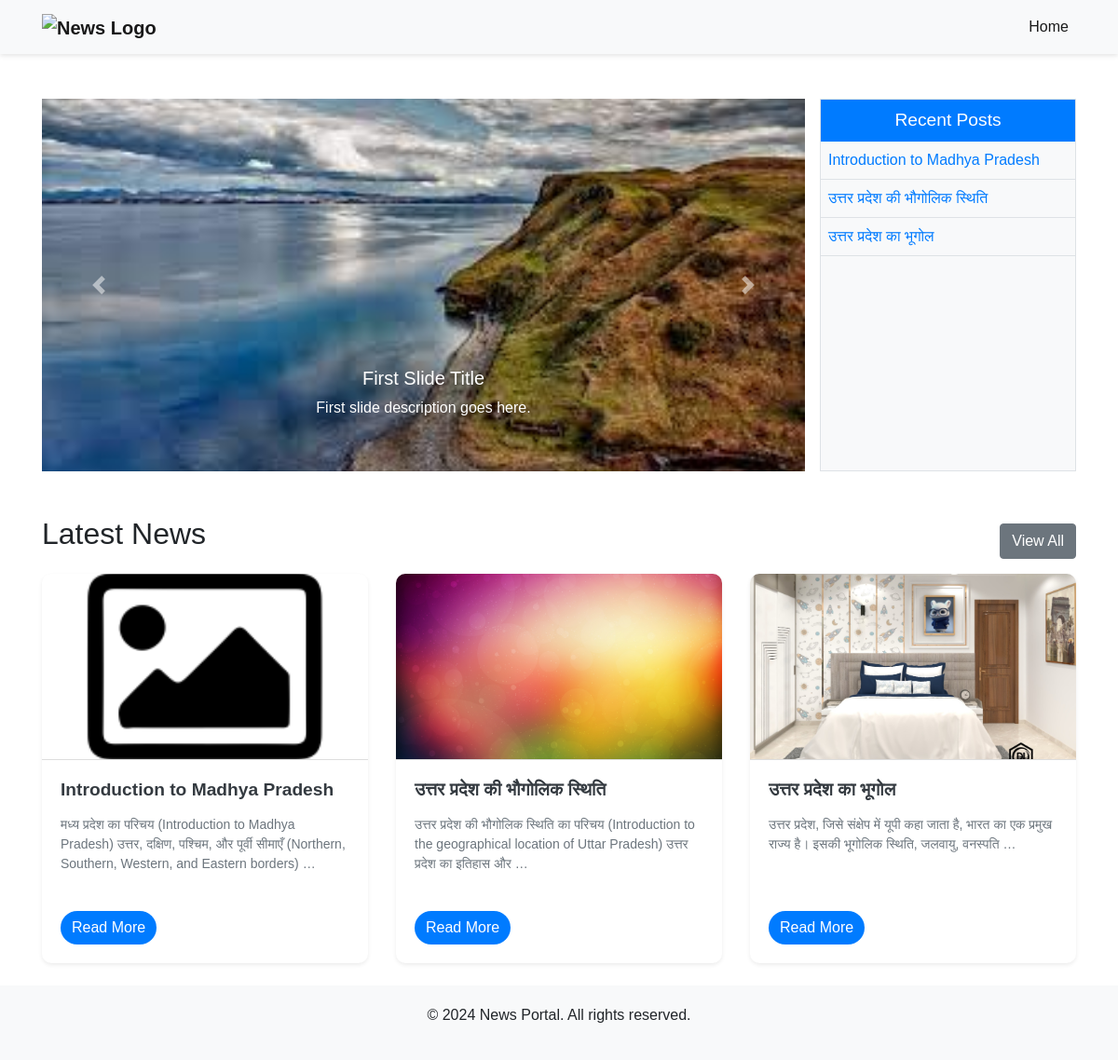
The page / on the database its author committed.
### news/models.py (models this page shows, shortened)
class News(models.Model):
    title = models.CharField(max_length=255)
    slug = models.SlugField(unique=True, blank=True)
    content = models.TextField()
    content1=RichTextField(null=True, blank=True)
    content_link = models.CharField(null=True, max_length=255, blank=True)
    content_link1 = models.CharField(null=True, max_length=255, blank=True)
    image = models.ImageField(upload_to='images/', null=True, blank=True)
    video = models.FileField(upload_to='videos/', null=True, blank=True)
    audio = models.FileField(upload_to='audios/', null=True, blank=True)
    created_at = models.DateTimeField(auto_now_add=True)
    def get_absolute_url(self):
        return reverse('news_detail', kwargs={'slug': self.slug})

### news/views.py (the view)
# urls.py: path('', views.news_list, name='news_list'),
def news_list(request):
    recent_posts = News.objects.order_by('-created_at')[:5]
    news = News.objects.all().order_by('-created_at')
    return render(request, 'news/news_list.html', {'news': news,'recent_posts': recent_posts})

### news/templates/news/news_list.html (shortened to what this page needs)
{% extends "news/base.html" %}
{% load static %}
{% block content %}
<div class="container mt-5">
    <div class="d-flex justify-content-between align-items-center mb-3">
        <h2>Latest News</h2>
        <a href="{% url 'all_list' %}" class="btn btn-secondary ml-auto">View All</a>
    </div>
    <div class="row">
        {% for item in news|slice:":6" %}
            <div class="col-md-4 d-flex align-items-stretch">
                <div class="card mb-4 shadow-sm">
                    {% if item.image %}
                        <img src="{{ item.image.url }}" class="card-img-top" alt="{{ item.title }}">
                    {% else %}
                        <img src="{% static 'default.png' %}" class="card-img-top" alt="Default image">
                    {% endif %}
                    <div class="card-body d-flex flex-column">
                        <h5 class="card-title">{{ item.title }}</h5>
                        <p class="card-text">{{ item.content|safe|truncatewords:20 }}</p>
                        <div class="mt-auto">
                            <a href="{% url 'news_detail' item.slug %}" class="btn btn-primary">Read More</a>
                        </div>
                    </div>
                </div>
            </div>
        {% endfor %}
    </div>
</div>
{% endblock content %}
{% block carousel %}
<div class="container mt-5">
        <div class="d-flex flex-row justify-content-between">
            <div id="newsCarousel" class="carousel slide carousel-container" data-ride="carousel">
                <div class="carousel-inner">
                    <div class="carousel-item active">
                        <img src="{% static 'i2.jpeg' %}" class="d-block w-100" alt="News Image 1">
                        <div class="carousel-caption d-none d-md-block">
                            <h5>First Slide Title</h5>
                            <p>First slide description goes here.</p>
                        </div>
                    </div>
                </div>
                <a class="carousel-control-prev" href="#newsCarousel" role="button" data-slide="prev">
                    <span class="carousel-control-prev-icon" aria-hidden="true"></span>
                </a>
                <a class="carousel-control-next" href="#newsCarousel" role="button" data-slide="next">
                    <span class="carousel-control-next-icon" aria-hidden="true"></span>
                </a>
            </div>
            <div class="feed-container">
                <div class="feed-title">Recent Posts</div>
                <div class="marquee">
                    <div class="marquee-content">
                        {% for post in recent_posts %}
                        <div class="feed-item">
                            <a href="{{ post.get_absolute_url }}">{{ post.title }}</a>
                        </div>
                        {% endfor %}
                    </div>
                </div>
            </div>
        </div>
    </div>
{% endblock carousel %}

### news/templates/news/base.html (shortened to what this page needs)
{% load static  %}
<!DOCTYPE html>
<html lang="en">
<head>
    <link href="https://stackpath.bootstrapcdn.com/bootstrap/4.5.2/css/bootstrap.min.css" rel="stylesheet">
    <link href="{% static 'css/style.css' %}" rel="stylesheet">
</head>
<body>
    <nav class="navbar navbar-expand-lg navbar-light bg-light">
        <div class="container">
         <a class="navbar-brand" href="/">
                <img src="your-logo.png" alt="News Logo">
            </a>
            <div class="collapse navbar-collapse" id="navbarNav">
                <ul class="navbar-nav ml-auto">
                    <li class="nav-item active">
                        <a class="nav-link" href="#">Home <span class="sr-only">(current)</span></a>
                    </li>
                </ul>
            </div>
        </div>
    </nav>
{% block carousel %}
{% endblock carousel %}
    {% block content %}
    {% endblock content %}
    <footer class="mt-4">
        <div class="container text-center">
            <p>&copy; 2024 News Portal. All rights reserved.</p>
        </div>
    </footer>
</body>
</html>

### news/static/css/style.css (style rules this page uses)
body { font-family: Arial, sans-serif; }
.navbar { margin-bottom: 20px; }
.card { margin-bottom: 20px; }
.card { border: none; border-radius: 10px; overflow: hidden; box-shadow: 0 4px 8px rgba(0, 0, 0, 0.1); }
.card img { width: 100%; height: 250px; object-fit: cover; }
.card-title { font-size: 1.25rem; font-weight: bold; }
.card-body { display: flex; flex-direction: column; justify-content: space-between; }
.card-text { flex-grow: 1; }
.btn-primary { background-color: #007bff; border: none; border-radius: 50px; }
.card { border-radius: 10px; overflow: hidden; transition: transform 0.2s; }
.card-img-top { height: 150px; object-fit: cover; border-bottom: 1px solid #ddd; }
.card-title { font-size: 1rem; font-weight: bold; color: #343a40; }
.card-text { font-size: 0.875rem; color: #6c757d; }
.btn-primary { background-color: #007bff; border-color: #007bff; transition: background-color 0.3s, border-color 0.3s; }
.card { height: 100%; display: flex; flex-direction: column; }
.card img { height: 185px; object-fit: cover; }
.card .card-body { flex-grow: 1; display: flex; flex-direction: column; justify-content: space-between; }
.card-title { font-size: 1.2em; margin-bottom: 1rem; }
.btn { align-self: flex-end; }
.carousel-container { flex: 3; margin-right: 1rem; overflow: hidden; height: 400px; }
.carousel-item img { width: 100%; height: 400px; object-fit: cover; }
.feed-container { flex: 1; height: 400px; background: #f8f9fa; border: 1px solid #dee2e6; overflow: hidden; }
.feed-title { padding: 0.5rem; background: #007bff; color: #fff; text-align: center; font-size: 1.2em; }
.marquee { position: relative; overflow: hidden; height: calc(100% - 2.4em); display: flex; flex-direction: column; }
.marquee-content { animation: marquee 10s linear infinite; }
.feed-item { padding: 0.5rem; border-bottom: 1px solid #dee2e6; }
.feed-item a { color: #007bff; text-decoration: none; }
.card img { object-fit: cover; height: 200px; }

### news/templates/news/base.html (style rules this page uses)
footer { background-color: #f8f9fa; padding: 20px 0; }
.navbar { background-color: #ffffff; box-shadow: 0px 2px 5px rgba(0, 0, 0, 0.1); }
.navbar-brand { font-weight: bold; color: #333333; }
.navbar-nav .nav-item { margin-right: 10px; }
.navbar-nav .nav-item:last-child { margin-right: 0; }

### rows shown on the page
News: title "Introduction to Madhya Pradesh", content "मध्य प्रदेश का परिचय (Introduction to Madhya Pradesh) उत्तर, दक्षिण, पश्चिम, और पूर्वी सीमाएँ (Northern, Southern, Western, and Eastern borders) …"
News: title "उत्तर प्रदेश की भौगोलिक स्थिति", image (picture), content "उत्तर प्रदेश की भौगोलिक स्थिति का परिचय (Introduction to the geographical location of Uttar Pradesh) उत्तर प्रदेश का इतिहास और …"
News: title "उत्तर प्रदेश का भूगोल", image (picture), content "उत्तर प्रदेश, जिसे संक्षेप में यूपी कहा जाता है, भारत का एक प्रमुख राज्य है। इसकी भूगोलिक स्थिति, जलवायु, वनस्पति …"
